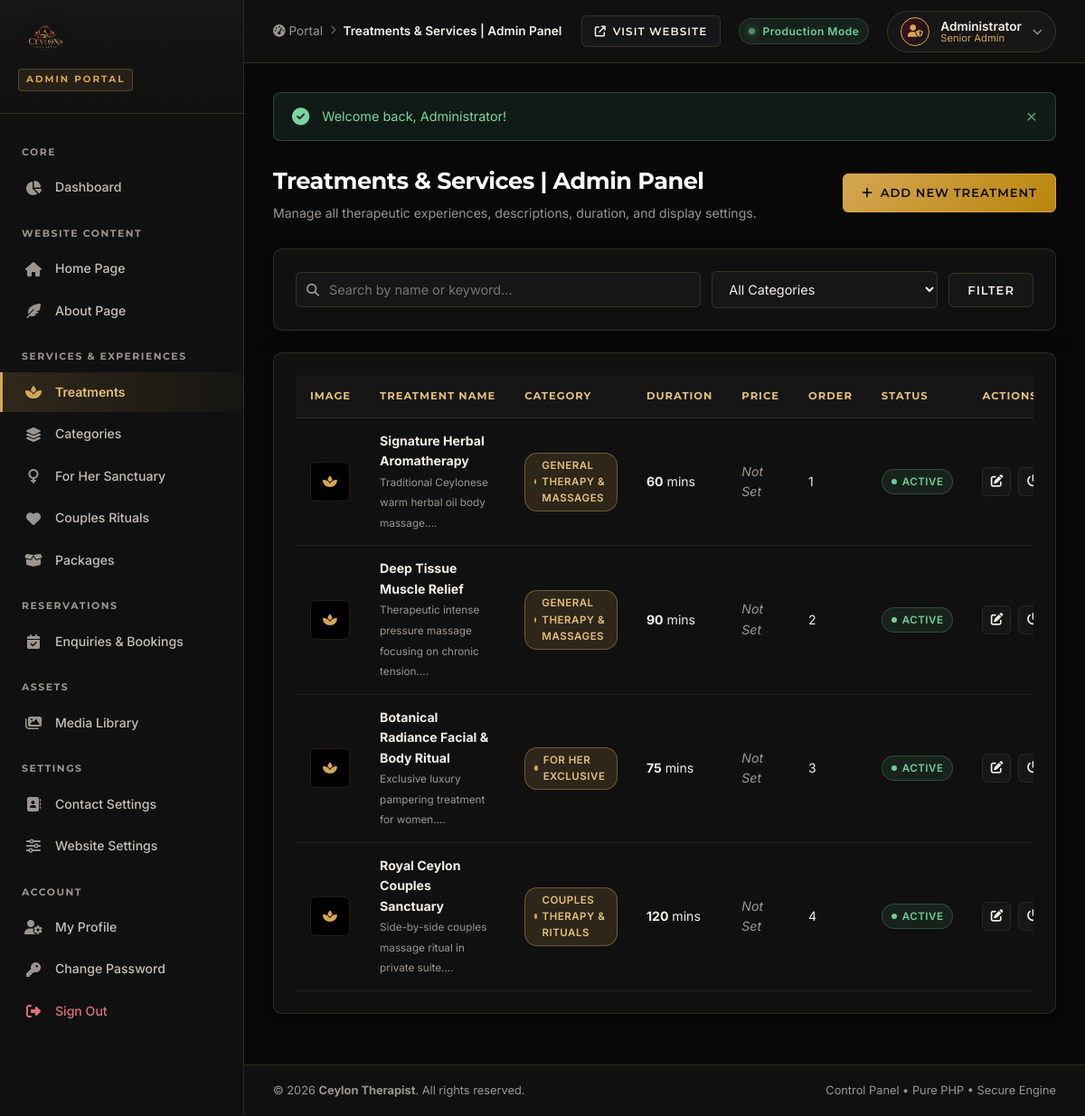
The app's page /admin/services/index.php (signed in), older data.
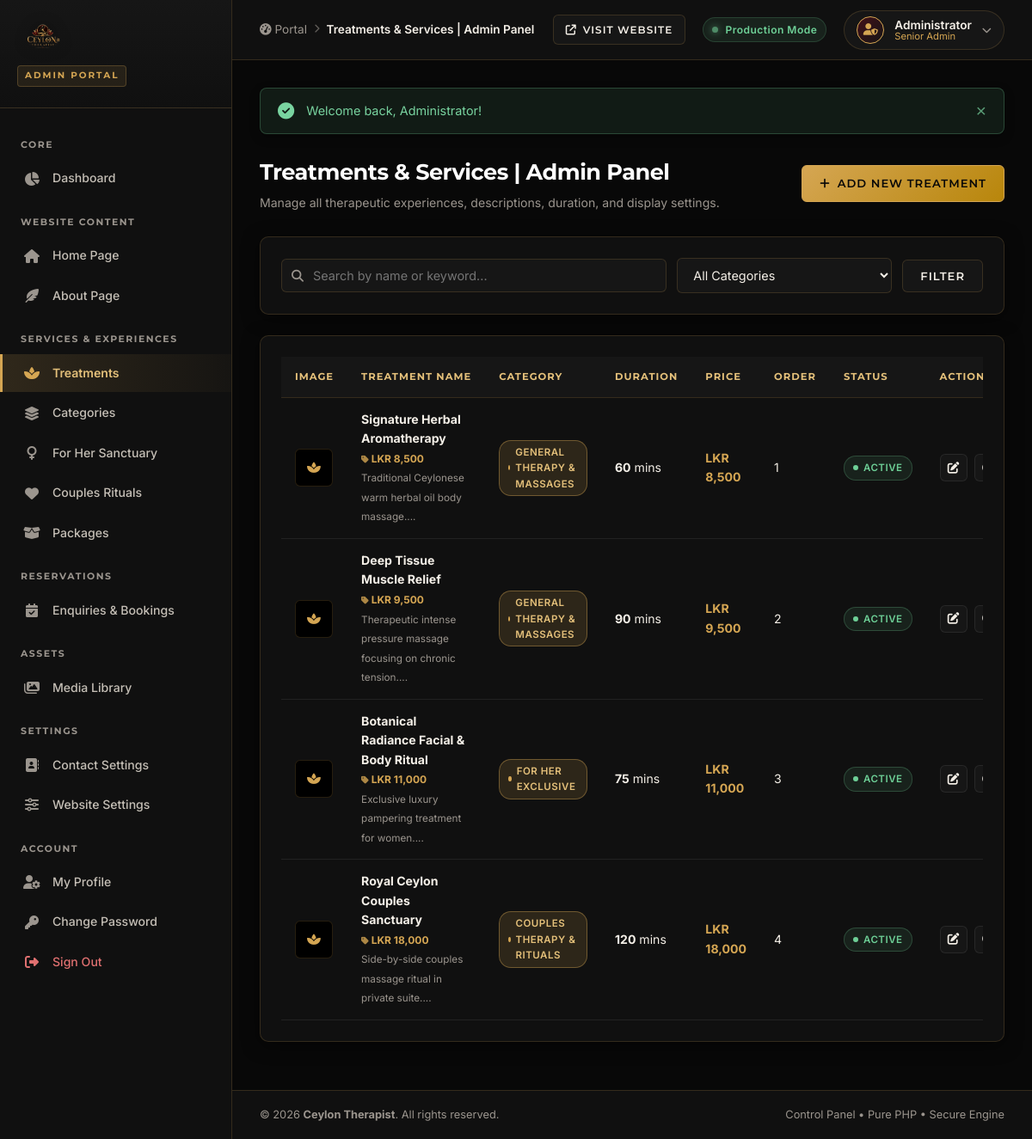
The same page, newer data.
### tables this page shows
CREATE TABLE IF NOT EXISTS `services` (
    `id` INT UNSIGNED AUTO_INCREMENT PRIMARY KEY,
    `category_id` INT UNSIGNED NOT NULL,
    `name` VARCHAR(150) NOT NULL,
    `slug` VARCHAR(150) NOT NULL UNIQUE,
    `short_description` VARCHAR(255) NULL,
    `description` TEXT NULL,
    `duration_minutes` INT UNSIGNED DEFAULT 60,
    `price` DECIMAL(10,2) NULL DEFAULT NULL,
    `image` VARCHAR(255) NULL,
    `status` ENUM('ACTIVE', 'INACTIVE') DEFAULT 'ACTIVE',
    `display_order` INT DEFAULT 0,
    `created_at` TIMESTAMP DEFAULT CURRENT_TIMESTAMP,
    `updated_at` TIMESTAMP DEFAULT CURRENT_TIMESTAMP ON UPDATE CURRENT_TIMESTAMP,
    CONSTRAINT `fk_services_category` FOREIGN KEY (`category_id`) 
        REFERENCES `service_categories` (`id`) ON DELETE CASCADE ON UPDATE CASCADE
);

CREATE TABLE IF NOT EXISTS `service_categories` (
    `id` INT UNSIGNED AUTO_INCREMENT PRIMARY KEY,
    `code` VARCHAR(50) NOT NULL UNIQUE,
    `name` VARCHAR(100) NOT NULL,
    `description` TEXT NULL,
    `display_order` INT DEFAULT 0,
    `created_at` TIMESTAMP DEFAULT CURRENT_TIMESTAMP
);

### app/controllers/ServiceController.php (called while the page is built, shortened)
<?php
class ServiceController
{
    private Service $serviceModel;
    public function __construct()
    {
        $this->serviceModel = new Service();
    }
    public function index(): void
    {
        $categoryCode = get('category');
        $search = get('search');
        $services = $this->serviceModel->all($categoryCode, $search);
        $pageTitle = "Treatments & Services | Admin Panel";
        require BASE_PATH . '/views/admin/services/index.php';
    }
}

### app/helpers/common.php (called while the page is built, shortened)
<?php
function e(?string $value): string
{
    return htmlspecialchars((string)($value ?? ''), ENT_QUOTES, 'UTF-8');
}
function get(string $key, mixed $default = null): mixed
{
    if (!isset($_GET[$key])) {
        return $default;
    }
    return is_string($_GET[$key]) ? trim($_GET[$key]) : $_GET[$key];
}
function formatPrice(mixed $price, ?string $currency = null): string
{
    $curr = $currency ?? (defined('DEFAULT_CURRENCY') ? DEFAULT_CURRENCY : 'LKR');
    $num = (float)$price;
    $decimals = ($num == floor($num)) ? 0 : 2;
    return $curr . ' ' . number_format($num, $decimals);
}

### app/bootstrap.php (called while the page is built, shortened)
<?php
require_once __DIR__ . '/helpers/env.php';
require_once __DIR__ . '/config/database.php';
spl_autoload_register(function (string $className): void {
    $directories = [
        __DIR__ . '/controllers/',
        __DIR__ . '/models/',
        __DIR__ . '/services/'
    ];
    foreach ($directories as $dir) {
        $file = $dir . $className . '.php';
        if (file_exists($file)) {
            return;
        }
    }
});
require_once __DIR__ . '/helpers/common.php';
require_once __DIR__ . '/helpers/url.php';

### app/helpers/env.php (called while the page is built, shortened)
<?php
if (!function_exists('env')) {
    function env(string $key, mixed $default = null): mixed
    {
        $value = getenv($key);
        if ($value === false) {
            $value = $_ENV[$key] ?? $_SERVER[$key] ?? $default;
        }
        return $value;
    }
}

### app/config/database.php (called while the page is built, shortened)
<?php
class Database
{
    private static ?PDO $instance = null;
    public static function getConnection(): PDO
    {
        if (self::$instance === null) {
            $host = (string)env('DB_HOST', 'localhost');
            $port = (int)env('DB_PORT', 3306);
            $dbName = (string)env('DB_DATABASE', env('DB_NAME', 'ceylon_therapist'));
            $username = (string)env('DB_USERNAME', env('DB_USER', 'root'));
            $password = (string)env('DB_PASSWORD', env('DB_PASS', ''));
            $charset = (string)env('DB_CHARSET', 'utf8mb4');
            $dsn = sprintf(
                "mysql:host=%s;port=%d;dbname=%s;charset=%s",
                $host,
                $port,
                $dbName,
                $charset
            );
            $options = [
                PDO::ATTR_ERRMODE => PDO::ERRMODE_EXCEPTION,
                PDO::ATTR_DEFAULT_FETCH_MODE => PDO::FETCH_ASSOC,
                PDO::ATTR_EMULATE_PREPARES => false,
                PDO::MYSQL_ATTR_INIT_COMMAND => "SET NAMES " . $charset
            ];
            try {
                self::$instance = new PDO($dsn, $username, $password, $options);
            } catch (PDOException $e) {
                if (defined('ENVIRONMENT') && ENVIRONMENT === 'development') {
                    throw new Exception("Database Connection Error: " . $e->getMessage(), (int)$e->getCode());
                } else {
                    error_log("Database Connection Error: " . $e->getMessage());
                    throw new Exception("A database error occurred. Please try again later.", 500);
                }
            }
        }
        return self::$instance;
    }
}

### app/models/Service.php (called while the page is built, shortened)
<?php
class Service
{
    private PDO $db;
    public function __construct()
    {
        $this->db = Database::getConnection();
    }
    public function all(?string $categoryCode = null, ?string $search = null): array
    {
        $sql = "SELECT s.*, c.name AS category_name, c.code AS category_code
                FROM services s
                LEFT JOIN service_categories c ON s.category_id = c.id
                WHERE 1=1";
        $params = [];
        $sql .= " ORDER BY s.display_order ASC, s.id DESC";
        $stmt = $this->db->prepare($sql);
        $stmt->execute();
        return $stmt->fetchAll() ?: [];
    }
}

### app/helpers/url.php (called while the page is built, shortened)
<?php
function baseUrl(string $path = ''): string
{
    $cleanPath = ltrim($path, '/');
    if (defined('BASE_URL') && !empty(BASE_URL)) {
        return rtrim(BASE_URL, '/') . ($cleanPath !== '' ? '/' . $cleanPath : '');
    }
    return '/' . $cleanPath;
}

### views/admin/services/index.php (the view, shortened to what the rows shown need)
<?php require BASE_PATH . '/views/layouts/admin-header.php'; ?>
<?php require BASE_PATH . '/views/layouts/admin-sidebar.php'; ?>
<?php
$isForHer = ($categoryFilter ?? '') === 'FOR_HER';
$isCouples = ($categoryFilter ?? '') === 'COUPLES';
if ($isForHer) {
    $addBtnLabel = "Add For Her Sanctuary";
    $addBtnUrl = baseUrl('admin/services/create.php?category=FOR_HER');
    $headerDesc = "Manage private wellness therapies and sanctuary experiences tailored exclusively for her.";
    $emptyTitle = "No For Her Sanctuary Experiences Found";
    $emptyDesc = "No sanctuary experiences have been added for her yet. Add a new sanctuary experience to publish it to the customer For Her page.";
    $emptyIcon = "fa-venus";
} else {
    $addBtnLabel = "Add New Treatment";
    $addBtnUrl = baseUrl('admin/services/create.php');
    $emptyTitle = "No Treatments Found";
    $emptyDesc = "No treatments matched your criteria. Add a new service to enrich your sanctuary menu.";
    $emptyIcon = "fa-spa";
}
?>
<div class="admin-page-header">
    <div class="page-title-wrap">
        <h1><?= e($pageTitle ?? 'Treatments & Services') ?></h1>
    </div>
</div>
<div class="admin-card">
    <?php if (empty($services)): ?>
        <div class="admin-empty-state">
            <i class="fa-solid <?= $emptyIcon ?> empty-icon"></i>
            <h3 class="empty-title"><?= e($emptyTitle) ?></h3>
            <p class="empty-desc"><?= e($emptyDesc) ?></p>
            <a href="<?= $addBtnUrl ?>" class="btn-admin btn-admin-gold">
                <i class="fa-solid fa-plus"></i> <?= e($addBtnLabel) ?>
            </a>
        </div>
    <?php else: ?>
        <div class="table-responsive">
            <table class="admin-table">
                <thead>
                    <tr>
                        <th style="width: 60px;">Image</th>
                        <th>Treatment Name</th>
                        <th>Category</th>
                        <th>Duration</th>
                        <th>Price</th>
                        <th>Order</th>
                        <th>Status</th>
                        <th>Actions</th>
                    </tr>
                </thead>
                <tbody>
                    <?php foreach ($services as $srv): ?>
                        <tr>
                            <td>
                                <?php if (!empty($srv['image'])): ?>
                                    <img src="<?= baseUrl($srv['image']) ?>" alt="<?= e($srv['name']) ?>" class="table-thumb">
                                <?php else: ?>
                                    <div class="table-thumb" style="display:flex;align-items:center;justify-content:center;color:var(--admin-gold);">
                                        <i class="fa-solid fa-spa"></i>
                                    </div>
                                <?php endif; ?>
                            </td>
                            <td>
                                <strong><?= e($srv['name']) ?></strong>
                                <?php if (!empty($srv['price'])): ?>
                                    <br><span style="color:var(--admin-gold);font-weight:700;font-size:12px;"><i class="fa-solid fa-tag" style="font-size:10px;opacity:0.8;"></i> <?= formatPrice($srv['price']) ?></span>
                                <?php endif; ?>
                                <?php if (!empty($srv['short_description'])): ?>
                                    <br><small style="color: var(--admin-muted);"><?= e(substr($srv['short_description'], 0, 70)) ?>...</small>
                                <?php endif; ?>
                            </td>
                            <td>
                                <span class="badge-status badge-new"><?= e($srv['category_name'] ?? 'General') ?></span>
                            </td>
                            <td><strong><?= (int)$srv['duration_minutes'] ?></strong> mins</td>
                            <td>
                                <?php if (!empty($srv['price'])): ?>
                                    <strong style="color:var(--admin-gold);"><?= formatPrice($srv['price']) ?></strong>
                                <?php else: ?>
                                    <span style="color:var(--admin-muted);font-style:italic;">Not Set</span>
                                <?php endif; ?>
                            </td>
                            <td><?= (int)$srv['display_order'] ?></td>
                            <td>
                                <span class="badge-status badge-<?= strtolower($srv['status']) ?>">
                                    <?= e($srv['status']) ?>
                                </span>
                            </td>
                            <td>
                                <div class="table-actions">
                                    <a href="<?= baseUrl('admin/services/edit.php?id=' . (int)$srv['id']) ?>" class="btn-table-action" title="Edit Treatment">
                                        <i class="fa-solid fa-pen-to-square"></i>
                                    </a>
                                    <form action="<?= baseUrl('admin/services/index.php?action=toggle&id=' . (int)$srv['id']) ?>" method="POST" style="display:inline;">
                                        <button type="submit" class="btn-table-action" title="Toggle Status (Active / Inactive)">
                                            <i class="fa-solid fa-power-off"></i>
                                        </button>
                                    </form>
                                </div>
                            </td>
                        </tr>
                    <?php endforeach; ?>
                </tbody>
            </table>
        </div>
    <?php endif; ?>
</div>
<?php require BASE_PATH . '/views/layouts/admin-footer.php'; ?>

Row changes from the older to the newer data that the page shows:
changed services "Signature Herbal Aromatherapy": price (not shown) → "LKR 8,500"; no longer shows "Not Set"
changed services "Deep Tissue Muscle Relief": price (not shown) → "LKR 9,500"; no longer shows "Not Set"
changed services "Botanical Radiance Facial & Body Ritual": price (not shown) → "LKR 11,000"; no longer shows "Not Set"
changed services "Royal Ceylon Couples Sanctuary": price (not shown) → "LKR 18,000"; no longer shows "Not Set"
